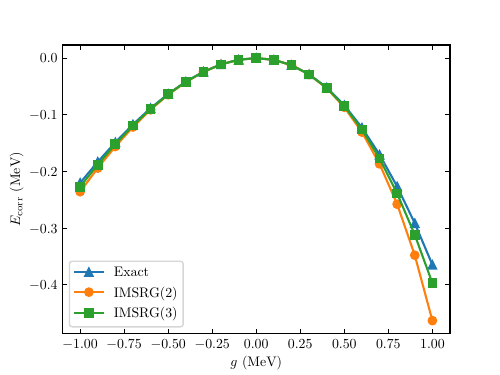

Write Python code to recreate this figure.
import json
import os

import matplotlib.pyplot as plt
import matplotlib

os.chdir(os.path.dirname(os.path.abspath(__file__)))

plt.rcParams["text.usetex"] = True
plt.rcParams["text.latex.preamble"] = [r"\usepackage{lmodern}"]
plt.rcParams["text.latex.preamble"] = [r"\usepackage{amsmath}"]
plt.rcParams["font.family"] = ["Latin Modern Roman"]

with open("data/pairing_ham_data.json") as f:
    data = json.load(f)

plot_configs = {
    "exact": {"label": "Exact", "line_style": "^-",},
    "imsrg2": {"label": "IMSRG(2)", "line_style": "o-",},
    "imsrg3": {"label": "IMSRG(3)", "line_style": "s-",},
}

fig, ax = plt.subplots()

for key in plot_configs:
    print(key)
    label = plot_configs[key]["label"]
    line_style = plot_configs[key]["line_style"]
    g = data[key]["g"]
    E = data[key]["E"]
    E_corr = [E[i] - (2 - g[i]) for i in range(len(E))]

    ax.plot(g, E_corr, line_style, label=label)

ax.tick_params(bottom=True, top=True, left=True, right=True)
ax.tick_params(axis="x", direction="in")
ax.tick_params(axis="y", direction="in")

plt.legend()
plt.xlabel(r"$g$ (MeV)")
plt.ylabel(r"$E_{\text{corr}}$ (MeV)")

plt.gcf().set_size_inches(5, 3.75)
plt.savefig("pairing_ham_imsrg3.pdf", dpi=300)

plt.close(fig=fig)
